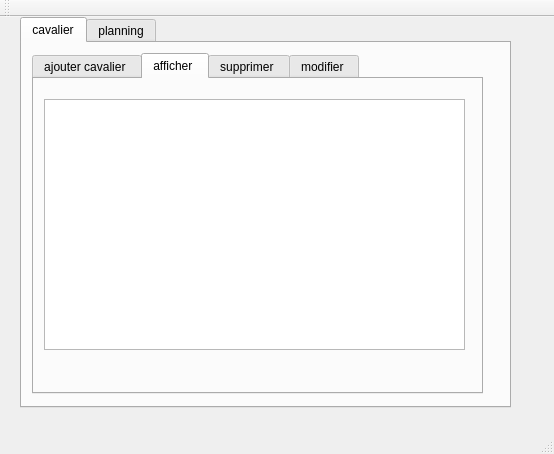
<?xml version="1.0" encoding="UTF-8"?>
<ui version="4.0">
 <class>MainWindow</class>
 <widget class="QMainWindow" name="MainWindow">
  <property name="geometry">
   <rect>
    <x>0</x>
    <y>0</y>
    <width>554</width>
    <height>454</height>
   </rect>
  </property>
  <property name="windowTitle">
   <string>Gestion des Clients</string>
  </property>
  <widget class="QWidget" name="centralWidget">
   <widget class="QTabWidget" name="plannig">
    <property name="geometry">
     <rect>
      <x>20</x>
      <y>0</y>
      <width>491</width>
      <height>391</height>
     </rect>
    </property>
    <property name="currentIndex">
     <number>0</number>
    </property>
    <widget class="QWidget" name="tab_5">
     <attribute name="title">
      <string>cavalier</string>
     </attribute>
     <widget class="QTabWidget" name="affiche_cavaliers">
      <property name="geometry">
       <rect>
        <x>10</x>
        <y>10</y>
        <width>451</width>
        <height>341</height>
       </rect>
      </property>
      <property name="currentIndex">
       <number>1</number>
      </property>
      <widget class="QWidget" name="tab">
       <attribute name="title">
        <string>ajouter cavalier </string>
       </attribute>
       <widget class="QGroupBox" name="groupBox">
        <property name="geometry">
         <rect>
          <x>-10</x>
          <y>10</y>
          <width>441</width>
          <height>301</height>
         </rect>
        </property>
        <property name="title">
         <string>ajout </string>
        </property>
        <widget class="QLabel" name="label">
         <property name="geometry">
          <rect>
           <x>20</x>
           <y>60</y>
           <width>47</width>
           <height>14</height>
          </rect>
         </property>
         <property name="text">
          <string>nom</string>
         </property>
        </widget>
        <widget class="QLabel" name="label_2">
         <property name="geometry">
          <rect>
           <x>20</x>
           <y>100</y>
           <width>47</width>
           <height>14</height>
          </rect>
         </property>
         <property name="text">
          <string>prenom</string>
         </property>
        </widget>
        <widget class="QLabel" name="label_3">
         <property name="geometry">
          <rect>
           <x>20</x>
           <y>130</y>
           <width>47</width>
           <height>14</height>
          </rect>
         </property>
         <property name="text">
          <string>dateN</string>
         </property>
        </widget>
        <widget class="QLabel" name="label_4">
         <property name="geometry">
          <rect>
           <x>20</x>
           <y>170</y>
           <width>41</width>
           <height>16</height>
          </rect>
         </property>
         <property name="text">
          <string>dateI</string>
         </property>
        </widget>
        <widget class="QLabel" name="label_5">
         <property name="geometry">
          <rect>
           <x>20</x>
           <y>210</y>
           <width>47</width>
           <height>14</height>
          </rect>
         </property>
         <property name="text">
          <string>type</string>
         </property>
        </widget>
        <widget class="QLabel" name="label_6">
         <property name="geometry">
          <rect>
           <x>20</x>
           <y>250</y>
           <width>47</width>
           <height>14</height>
          </rect>
         </property>
         <property name="text">
          <string>Email</string>
         </property>
        </widget>
        <widget class="QLabel" name="label_7">
         <property name="geometry">
          <rect>
           <x>230</x>
           <y>20</y>
           <width>47</width>
           <height>14</height>
          </rect>
         </property>
         <property name="text">
          <string>nomE</string>
         </property>
        </widget>
        <widget class="QLabel" name="label_8">
         <property name="geometry">
          <rect>
           <x>230</x>
           <y>60</y>
           <width>47</width>
           <height>14</height>
          </rect>
         </property>
         <property name="text">
          <string>num</string>
         </property>
        </widget>
        <widget class="QLabel" name="label_9">
         <property name="geometry">
          <rect>
           <x>230</x>
           <y>100</y>
           <width>47</width>
           <height>14</height>
          </rect>
         </property>
         <property name="text">
          <string>maladie</string>
         </property>
        </widget>
        <widget class="QLineEdit" name="nom">
         <property name="geometry">
          <rect>
           <x>70</x>
           <y>60</y>
           <width>113</width>
           <height>20</height>
          </rect>
         </property>
        </widget>
        <widget class="QLineEdit" name="prenom">
         <property name="geometry">
          <rect>
           <x>70</x>
           <y>100</y>
           <width>113</width>
           <height>20</height>
          </rect>
         </property>
        </widget>
        <widget class="QLineEdit" name="type">
         <property name="geometry">
          <rect>
           <x>70</x>
           <y>210</y>
           <width>113</width>
           <height>20</height>
          </rect>
         </property>
        </widget>
        <widget class="QLineEdit" name="Email">
         <property name="geometry">
          <rect>
           <x>70</x>
           <y>250</y>
           <width>113</width>
           <height>20</height>
          </rect>
         </property>
        </widget>
        <widget class="QLineEdit" name="nomE">
         <property name="geometry">
          <rect>
           <x>280</x>
           <y>20</y>
           <width>113</width>
           <height>20</height>
          </rect>
         </property>
        </widget>
        <widget class="QLineEdit" name="num">
         <property name="geometry">
          <rect>
           <x>280</x>
           <y>60</y>
           <width>113</width>
           <height>20</height>
          </rect>
         </property>
        </widget>
        <widget class="QLineEdit" name="maladie">
         <property name="geometry">
          <rect>
           <x>280</x>
           <y>100</y>
           <width>113</width>
           <height>20</height>
          </rect>
         </property>
        </widget>
        <widget class="QDateEdit" name="dateN">
         <property name="geometry">
          <rect>
           <x>70</x>
           <y>130</y>
           <width>110</width>
           <height>22</height>
          </rect>
         </property>
        </widget>
        <widget class="QDateEdit" name="dateI">
         <property name="geometry">
          <rect>
           <x>70</x>
           <y>170</y>
           <width>110</width>
           <height>22</height>
          </rect>
         </property>
        </widget>
        <widget class="QPushButton" name="ajouter">
         <property name="geometry">
          <rect>
           <x>270</x>
           <y>180</y>
           <width>75</width>
           <height>23</height>
          </rect>
         </property>
         <property name="text">
          <string>ajouter </string>
         </property>
        </widget>
        <widget class="QLabel" name="label_10">
         <property name="geometry">
          <rect>
           <x>20</x>
           <y>20</y>
           <width>47</width>
           <height>14</height>
          </rect>
         </property>
         <property name="text">
          <string>ID</string>
         </property>
        </widget>
        <widget class="QLineEdit" name="ID">
         <property name="geometry">
          <rect>
           <x>70</x>
           <y>20</y>
           <width>113</width>
           <height>20</height>
          </rect>
         </property>
        </widget>
       </widget>
      </widget>
      <widget class="QWidget" name="tab_2">
       <attribute name="title">
        <string>afficher </string>
       </attribute>
       <widget class="QTableView" name="tab_cavalier">
        <property name="geometry">
         <rect>
          <x>10</x>
          <y>20</y>
          <width>421</width>
          <height>251</height>
         </rect>
        </property>
       </widget>
      </widget>
      <widget class="QWidget" name="tab_3">
       <attribute name="title">
        <string>supprimer </string>
       </attribute>
       <widget class="QPushButton" name="supprimer">
        <property name="geometry">
         <rect>
          <x>320</x>
          <y>110</y>
          <width>75</width>
          <height>23</height>
         </rect>
        </property>
        <property name="text">
         <string>supprimer</string>
        </property>
       </widget>
       <widget class="QLineEdit" name="Id_2">
        <property name="geometry">
         <rect>
          <x>150</x>
          <y>110</y>
          <width>113</width>
          <height>20</height>
         </rect>
        </property>
       </widget>
       <widget class="QLabel" name="label_21">
        <property name="geometry">
         <rect>
          <x>70</x>
          <y>110</y>
          <width>31</width>
          <height>20</height>
         </rect>
        </property>
        <property name="text">
         <string>ID</string>
        </property>
       </widget>
      </widget>
      <widget class="QWidget" name="tab_4">
       <attribute name="title">
        <string>modifier </string>
       </attribute>
       <widget class="QGroupBox" name="groupBox_2">
        <property name="geometry">
         <rect>
          <x>10</x>
          <y>20</y>
          <width>411</width>
          <height>281</height>
         </rect>
        </property>
        <property name="title">
         <string>modifier</string>
        </property>
        <widget class="QLabel" name="label_11">
         <property name="geometry">
          <rect>
           <x>20</x>
           <y>60</y>
           <width>47</width>
           <height>14</height>
          </rect>
         </property>
         <property name="text">
          <string>nom</string>
         </property>
        </widget>
        <widget class="QLabel" name="label_12">
         <property name="geometry">
          <rect>
           <x>20</x>
           <y>100</y>
           <width>47</width>
           <height>14</height>
          </rect>
         </property>
         <property name="text">
          <string>prenom</string>
         </property>
        </widget>
        <widget class="QLabel" name="label_13">
         <property name="geometry">
          <rect>
           <x>20</x>
           <y>130</y>
           <width>47</width>
           <height>14</height>
          </rect>
         </property>
         <property name="text">
          <string>dateN</string>
         </property>
        </widget>
        <widget class="QLabel" name="label_14">
         <property name="geometry">
          <rect>
           <x>20</x>
           <y>170</y>
           <width>41</width>
           <height>16</height>
          </rect>
         </property>
         <property name="text">
          <string>dateI</string>
         </property>
        </widget>
        <widget class="QLabel" name="label_15">
         <property name="geometry">
          <rect>
           <x>20</x>
           <y>210</y>
           <width>47</width>
           <height>14</height>
          </rect>
         </property>
         <property name="text">
          <string>type</string>
         </property>
        </widget>
        <widget class="QLabel" name="label_16">
         <property name="geometry">
          <rect>
           <x>20</x>
           <y>250</y>
           <width>47</width>
           <height>14</height>
          </rect>
         </property>
         <property name="text">
          <string>Email</string>
         </property>
        </widget>
        <widget class="QLabel" name="label_17">
         <property name="geometry">
          <rect>
           <x>230</x>
           <y>20</y>
           <width>47</width>
           <height>14</height>
          </rect>
         </property>
         <property name="text">
          <string>nomE</string>
         </property>
        </widget>
        <widget class="QLabel" name="label_18">
         <property name="geometry">
          <rect>
           <x>230</x>
           <y>60</y>
           <width>47</width>
           <height>14</height>
          </rect>
         </property>
         <property name="text">
          <string>num</string>
         </property>
        </widget>
        <widget class="QLabel" name="label_19">
         <property name="geometry">
          <rect>
           <x>230</x>
           <y>100</y>
           <width>47</width>
           <height>14</height>
          </rect>
         </property>
         <property name="text">
          <string>maladie</string>
         </property>
        </widget>
        <widget class="QLineEdit" name="NOM">
         <property name="geometry">
          <rect>
           <x>70</x>
           <y>60</y>
           <width>113</width>
           <height>20</height>
          </rect>
         </property>
        </widget>
        <widget class="QLineEdit" name="PRENOM">
         <property name="geometry">
          <rect>
           <x>70</x>
           <y>100</y>
           <width>113</width>
           <height>20</height>
          </rect>
         </property>
        </widget>
        <widget class="QLineEdit" name="TYPE">
         <property name="geometry">
          <rect>
           <x>70</x>
           <y>210</y>
           <width>113</width>
           <height>20</height>
          </rect>
         </property>
        </widget>
        <widget class="QLineEdit" name="email">
         <property name="geometry">
          <rect>
           <x>70</x>
           <y>250</y>
           <width>113</width>
           <height>20</height>
          </rect>
         </property>
        </widget>
        <widget class="QLineEdit" name="NOME">
         <property name="geometry">
          <rect>
           <x>280</x>
           <y>20</y>
           <width>113</width>
           <height>20</height>
          </rect>
         </property>
        </widget>
        <widget class="QLineEdit" name="NUM">
         <property name="geometry">
          <rect>
           <x>280</x>
           <y>60</y>
           <width>113</width>
           <height>20</height>
          </rect>
         </property>
        </widget>
        <widget class="QLineEdit" name="MALADIE">
         <property name="geometry">
          <rect>
           <x>280</x>
           <y>100</y>
           <width>113</width>
           <height>20</height>
          </rect>
         </property>
        </widget>
        <widget class="QDateEdit" name="DATEN">
         <property name="geometry">
          <rect>
           <x>70</x>
           <y>130</y>
           <width>110</width>
           <height>22</height>
          </rect>
         </property>
        </widget>
        <widget class="QDateEdit" name="DATEI">
         <property name="geometry">
          <rect>
           <x>70</x>
           <y>170</y>
           <width>110</width>
           <height>22</height>
          </rect>
         </property>
        </widget>
        <widget class="QPushButton" name="modifier">
         <property name="geometry">
          <rect>
           <x>270</x>
           <y>180</y>
           <width>75</width>
           <height>23</height>
          </rect>
         </property>
         <property name="text">
          <string>modifier </string>
         </property>
        </widget>
        <widget class="QLabel" name="label_20">
         <property name="geometry">
          <rect>
           <x>20</x>
           <y>20</y>
           <width>47</width>
           <height>14</height>
          </rect>
         </property>
         <property name="text">
          <string>ID</string>
         </property>
        </widget>
        <widget class="QLineEdit" name="Id">
         <property name="geometry">
          <rect>
           <x>70</x>
           <y>20</y>
           <width>113</width>
           <height>20</height>
          </rect>
         </property>
        </widget>
       </widget>
      </widget>
     </widget>
    </widget>
    <widget class="QWidget" name="tab_6">
     <attribute name="title">
      <string>planning</string>
     </attribute>
     <widget class="QTabWidget" name="afficher_planning_2">
      <property name="geometry">
       <rect>
        <x>10</x>
        <y>10</y>
        <width>471</width>
        <height>351</height>
       </rect>
      </property>
      <property name="currentIndex">
       <number>0</number>
      </property>
      <widget class="QWidget" name="tab_7">
       <attribute name="title">
        <string>ajout planning</string>
       </attribute>
       <widget class="QLabel" name="label_22">
        <property name="geometry">
         <rect>
          <x>20</x>
          <y>60</y>
          <width>51</width>
          <height>16</height>
         </rect>
        </property>
        <property name="text">
         <string>ID suivie </string>
        </property>
       </widget>
       <widget class="QLabel" name="horaire">
        <property name="geometry">
         <rect>
          <x>20</x>
          <y>100</y>
          <width>47</width>
          <height>14</height>
         </rect>
        </property>
        <property name="text">
         <string>horaire</string>
        </property>
       </widget>
       <widget class="QLabel" name="label_24">
        <property name="geometry">
         <rect>
          <x>20</x>
          <y>150</y>
          <width>61</width>
          <height>16</height>
         </rect>
        </property>
        <property name="text">
         <string>appreciation </string>
        </property>
       </widget>
       <widget class="QLabel" name="label_25">
        <property name="geometry">
         <rect>
          <x>20</x>
          <y>210</y>
          <width>47</width>
          <height>14</height>
         </rect>
        </property>
        <property name="text">
         <string>ID coach</string>
        </property>
       </widget>
       <widget class="QLabel" name="label_26">
        <property name="geometry">
         <rect>
          <x>20</x>
          <y>260</y>
          <width>47</width>
          <height>14</height>
         </rect>
        </property>
        <property name="text">
         <string>ID cheval</string>
        </property>
       </widget>
       <widget class="QLabel" name="label_27">
        <property name="geometry">
         <rect>
          <x>236</x>
          <y>50</y>
          <width>71</width>
          <height>20</height>
         </rect>
        </property>
        <property name="text">
         <string>ID evenement </string>
        </property>
       </widget>
       <widget class="QLineEdit" name="id_planning">
        <property name="geometry">
         <rect>
          <x>90</x>
          <y>60</y>
          <width>113</width>
          <height>20</height>
         </rect>
        </property>
       </widget>
       <widget class="QLineEdit" name="appreciation">
        <property name="geometry">
         <rect>
          <x>90</x>
          <y>150</y>
          <width>113</width>
          <height>20</height>
         </rect>
        </property>
       </widget>
       <widget class="QLineEdit" name="id_coach">
        <property name="geometry">
         <rect>
          <x>90</x>
          <y>210</y>
          <width>113</width>
          <height>20</height>
         </rect>
        </property>
       </widget>
       <widget class="QLineEdit" name="id_cheval">
        <property name="geometry">
         <rect>
          <x>90</x>
          <y>260</y>
          <width>113</width>
          <height>20</height>
         </rect>
        </property>
       </widget>
       <widget class="QLineEdit" name="id_evenement">
        <property name="geometry">
         <rect>
          <x>330</x>
          <y>50</y>
          <width>113</width>
          <height>20</height>
         </rect>
        </property>
       </widget>
       <widget class="QDateTimeEdit" name="horaire_2">
        <property name="geometry">
         <rect>
          <x>90</x>
          <y>100</y>
          <width>121</width>
          <height>22</height>
         </rect>
        </property>
       </widget>
       <widget class="QPushButton" name="ajouter_planning">
        <property name="geometry">
         <rect>
          <x>320</x>
          <y>130</y>
          <width>75</width>
          <height>23</height>
         </rect>
        </property>
        <property name="text">
         <string>ajouter</string>
        </property>
       </widget>
       <widget class="QLineEdit" name="id_cavalier">
        <property name="geometry">
         <rect>
          <x>90</x>
          <y>20</y>
          <width>113</width>
          <height>20</height>
         </rect>
        </property>
       </widget>
       <widget class="QLabel" name="label_28">
        <property name="geometry">
         <rect>
          <x>20</x>
          <y>20</y>
          <width>61</width>
          <height>16</height>
         </rect>
        </property>
        <property name="text">
         <string>ID cavalier </string>
        </property>
       </widget>
      </widget>
      <widget class="QWidget" name="tab_8">
       <attribute name="title">
        <string>afficher</string>
       </attribute>
       <widget class="QTableView" name="afficher_planning">
        <property name="geometry">
         <rect>
          <x>20</x>
          <y>10</y>
          <width>351</width>
          <height>281</height>
         </rect>
        </property>
       </widget>
       <widget class="QPushButton" name="satat">
        <property name="geometry">
         <rect>
          <x>330</x>
          <y>290</y>
          <width>121</width>
          <height>31</height>
         </rect>
        </property>
        <property name="text">
         <string>cavalier de la semaine</string>
        </property>
       </widget>
      </widget>
      <widget class="QWidget" name="tab_9">
       <attribute name="title">
        <string>supprimer</string>
       </attribute>
       <widget class="QLabel" name="label_29">
        <property name="geometry">
         <rect>
          <x>40</x>
          <y>90</y>
          <width>71</width>
          <height>16</height>
         </rect>
        </property>
        <property name="text">
         <string>ID planning </string>
        </property>
       </widget>
       <widget class="QLineEdit" name="id_planning_supp">
        <property name="geometry">
         <rect>
          <x>140</x>
          <y>90</y>
          <width>141</width>
          <height>20</height>
         </rect>
        </property>
       </widget>
       <widget class="QPushButton" name="supprimer_cavalier">
        <property name="geometry">
         <rect>
          <x>310</x>
          <y>150</y>
          <width>75</width>
          <height>23</height>
         </rect>
        </property>
        <property name="text">
         <string>supprimer</string>
        </property>
       </widget>
      </widget>
      <widget class="QWidget" name="tab_10">
       <attribute name="title">
        <string>modifier</string>
       </attribute>
       <widget class="QPushButton" name="modifier_planning">
        <property name="geometry">
         <rect>
          <x>350</x>
          <y>250</y>
          <width>75</width>
          <height>23</height>
         </rect>
        </property>
        <property name="text">
         <string>modifeir </string>
        </property>
       </widget>
       <widget class="QLabel" name="label_32">
        <property name="geometry">
         <rect>
          <x>16</x>
          <y>30</y>
          <width>61</width>
          <height>20</height>
         </rect>
        </property>
        <property name="text">
         <string>CIN cavalier</string>
        </property>
       </widget>
       <widget class="QLabel" name="label_33">
        <property name="geometry">
         <rect>
          <x>20</x>
          <y>70</y>
          <width>71</width>
          <height>20</height>
         </rect>
        </property>
        <property name="text">
         <string>CIN planning</string>
        </property>
       </widget>
       <widget class="QLabel" name="label_34">
        <property name="geometry">
         <rect>
          <x>30</x>
          <y>120</y>
          <width>47</width>
          <height>14</height>
         </rect>
        </property>
        <property name="text">
         <string>Horaire</string>
        </property>
       </widget>
       <widget class="QLabel" name="label_35">
        <property name="geometry">
         <rect>
          <x>16</x>
          <y>160</y>
          <width>61</width>
          <height>20</height>
         </rect>
        </property>
        <property name="text">
         <string>appreciation</string>
        </property>
       </widget>
       <widget class="QLabel" name="label_36">
        <property name="geometry">
         <rect>
          <x>30</x>
          <y>210</y>
          <width>47</width>
          <height>14</height>
         </rect>
        </property>
        <property name="text">
         <string>ID coach </string>
        </property>
       </widget>
       <widget class="QLabel" name="label_37">
        <property name="geometry">
         <rect>
          <x>30</x>
          <y>260</y>
          <width>47</width>
          <height>14</height>
         </rect>
        </property>
        <property name="text">
         <string>ID cheval</string>
        </property>
       </widget>
       <widget class="QLabel" name="label_38">
        <property name="geometry">
         <rect>
          <x>236</x>
          <y>30</y>
          <width>71</width>
          <height>20</height>
         </rect>
        </property>
        <property name="text">
         <string>ID evenement</string>
        </property>
       </widget>
       <widget class="QLineEdit" name="CIN_CAVALIER">
        <property name="geometry">
         <rect>
          <x>100</x>
          <y>30</y>
          <width>113</width>
          <height>20</height>
         </rect>
        </property>
       </widget>
       <widget class="QLineEdit" name="CIN_PLANNING">
        <property name="geometry">
         <rect>
          <x>100</x>
          <y>70</y>
          <width>113</width>
          <height>20</height>
         </rect>
        </property>
       </widget>
       <widget class="QLineEdit" name="APPRECIATION">
        <property name="geometry">
         <rect>
          <x>100</x>
          <y>160</y>
          <width>113</width>
          <height>20</height>
         </rect>
        </property>
       </widget>
       <widget class="QLineEdit" name="ID_COACH">
        <property name="geometry">
         <rect>
          <x>100</x>
          <y>210</y>
          <width>113</width>
          <height>20</height>
         </rect>
        </property>
       </widget>
       <widget class="QLineEdit" name="ID_CHEVAL">
        <property name="geometry">
         <rect>
          <x>100</x>
          <y>250</y>
          <width>113</width>
          <height>20</height>
         </rect>
        </property>
       </widget>
       <widget class="QLineEdit" name="ID_EVENEMENT">
        <property name="geometry">
         <rect>
          <x>320</x>
          <y>30</y>
          <width>113</width>
          <height>20</height>
         </rect>
        </property>
       </widget>
       <widget class="QDateTimeEdit" name="HORAIRE">
        <property name="geometry">
         <rect>
          <x>100</x>
          <y>110</y>
          <width>121</width>
          <height>22</height>
         </rect>
        </property>
       </widget>
      </widget>
      <widget class="QWidget" name="tab_11">
       <attribute name="title">
        <string>envoyer mail </string>
       </attribute>
       <widget class="QLineEdit" name="id_cavalier_2">
        <property name="geometry">
         <rect>
          <x>200</x>
          <y>90</y>
          <width>113</width>
          <height>20</height>
         </rect>
        </property>
       </widget>
       <widget class="QPushButton" name="envoyermail">
        <property name="geometry">
         <rect>
          <x>310</x>
          <y>220</y>
          <width>131</width>
          <height>23</height>
         </rect>
        </property>
        <property name="text">
         <string>envoyer mail</string>
        </property>
       </widget>
       <widget class="QLabel" name="label_30">
        <property name="geometry">
         <rect>
          <x>80</x>
          <y>90</y>
          <width>71</width>
          <height>16</height>
         </rect>
        </property>
        <property name="text">
         <string>ID cavalier </string>
        </property>
       </widget>
      </widget>
      <widget class="QWidget" name="tab_12">
       <attribute name="title">
        <string>imprimer</string>
       </attribute>
       <widget class="QLabel" name="label_31">
        <property name="geometry">
         <rect>
          <x>40</x>
          <y>100</y>
          <width>71</width>
          <height>20</height>
         </rect>
        </property>
        <property name="text">
         <string>ID CAVALIER </string>
        </property>
       </widget>
       <widget class="QLineEdit" name="IDcavalier_2">
        <property name="geometry">
         <rect>
          <x>150</x>
          <y>100</y>
          <width>113</width>
          <height>20</height>
         </rect>
        </property>
       </widget>
       <widget class="QPushButton" name="imprimer_planning">
        <property name="geometry">
         <rect>
          <x>300</x>
          <y>160</y>
          <width>151</width>
          <height>23</height>
         </rect>
        </property>
        <property name="text">
         <string>imprimer planning </string>
        </property>
       </widget>
      </widget>
     </widget>
    </widget>
   </widget>
  </widget>
  <widget class="QMenuBar" name="menuBar">
   <property name="geometry">
    <rect>
     <x>0</x>
     <y>0</y>
     <width>554</width>
     <height>22</height>
    </rect>
   </property>
  </widget>
  <widget class="QToolBar" name="mainToolBar">
   <attribute name="toolBarArea">
    <enum>TopToolBarArea</enum>
   </attribute>
   <attribute name="toolBarBreak">
    <bool>false</bool>
   </attribute>
  </widget>
  <widget class="QStatusBar" name="statusBar"/>
 </widget>
 <layoutdefault spacing="6" margin="11"/>
 <resources/>
 <connections/>
</ui>
